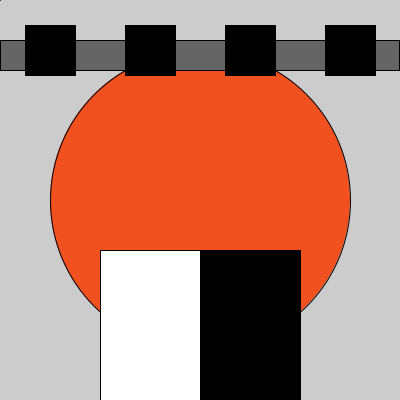
Frame 1 (no input)
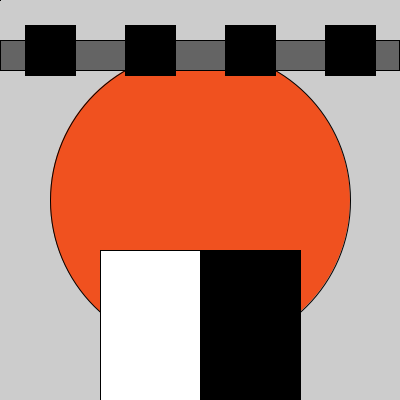
Frame 60 (the mouse pressed at the canvas centre just before this capture)
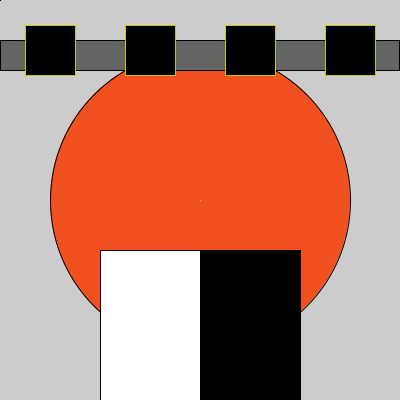
Frame 120 (the mouse held since frame 60 and released just before this capture)

The Processing sketch that drew these frames (run headless with seeded random() and noise(); from frame 60 on, the mouse is pressed at the canvas centre):

// Processing sketch: processing_3936
// ── processing_3936.pde

   //int block = rect (mouseX, mouseY, 4, 4,)
     int value = 0;
     
     void setup() {
       size(400, 400);
            
       color redcentre = color  (240, 81, 31);
       fill (redcentre);
       ellipse (200, 200, 300, 300);
       color path = color (255, 255, 255);
       fill (path);
       rect (100, 250, 100, 200);
       color patha = color (0, 0, 0);
       fill (patha);
       rect (200, 250, 100, 200);
       color path2 = color (100, 100, 100);
       fill (path2);
       rect (0, 40, 399, 30);
     }
		  
     void draw() {
       //rect (mouseX, mouseY, mouseX, mouseY);
         if(mousePressed) { 
     stroke(mouseY,mouseX,mouseY-mouseX); 
   } else { 
     stroke(mouseX,mouseY,0); 
     } 
     line(mouseY, mouseX, mouseX, mouseY);
     
     fill(value);
  rect(25, 25, 50, 50);
  rect(125, 25, 50, 50);
  rect(225, 25, 50, 50);
  rect(325, 25, 50, 50);
}

void keyReleased() {
  if (value == 0) {
    value = 255;
  } else {
    value = 0;
  }
     

     }
     
